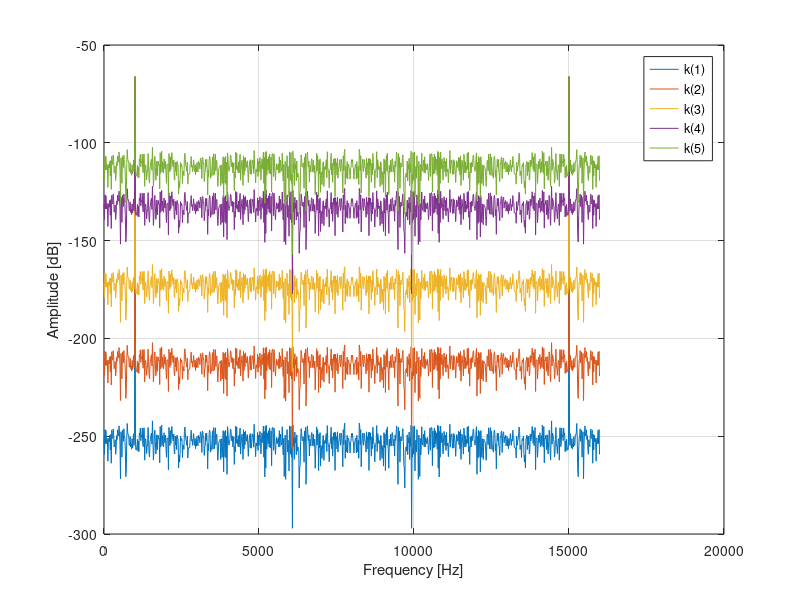

This figure's MATLAB source:
%% TARGET
% Plot the frequency response of the signal $x[n]$ by using the FFT
% function.
% 
% The parameters are:
% * x[n] = cos(2*pi*Fc*n*Ts) + k*w[n]
% * F_0 =  1 [kHz]
% * F_s = 16 [kHz]
% * k=[1e-8, 1e-6, 1e-4, 1e-2, 1e-1]
%
% *Suggestions*
%   1) FFT Function (https://it.mathworks.com/help/matlab/ref/fft.html)
% 
%       Y = fft(X) computes the discrete Fourier transform (DFT) of X using
%       a fast Fourier transform (FFT) algorithm.
%       * If X is a vector, then fft(X) returns the Fourier transform of
%         the vector.
%       * If X is a matrix, then fft(X) treats the columns of X as vectors
%         and returns
%         the Fourier transform of each column.
%       * If X is a multidimensional array, then fft(X) treats the values
%         along the first array dimension whose size does not equal 1 as
%         vectors and returns the Fourier transform of each vector.
%
% 

%% Clear everything
clc;        % 'clc' cleras all the text from the Command Window
clear;      % 'clear' removes all variables from the current workspace
close all;  % 'close all' deletes all figures whose handles are not hidden.

%% Parameters
len = 2^10;
F0 = 1e3;
Fs = 16e3;
Ts = 1/Fs;
k=[1e-8, 1e-6, 1e-4, 1e-2, 1e-1];

%% Exercise
x = cos(2*pi*F0/Fs*(0:len-1)).';    % It is a column
w = randn(len,1);                   % Size: (Row,Col) = (1024,1)

% Initialization of the matrix X. The latter contains the signal x plus
% noise with different values of k.
X = zeros(len, length(k));          % Size: (Row,Col) = (1024,5)

for i=1:length(k)
    X(:,i) = x + k(i) * w;
end

% When the fft function processes an array, fft is evaluated for each
% column.
Xf = fft(X)/size(X,1);              % Size: (Row,Col) = (1024,5)
Xf_abs = abs(Xf)/len;
Xf_abs_dB = mag2db(Xf_abs);

%% Figure

% Frequency vector for the plot
f_ax = (0:len-1)/len * Fs;

figure
plot(f_ax, Xf_abs_dB)
grid on
legend('k(1)','k(2)','k(3)','k(4)','k(5)')
xlabel('Frequency [Hz]')
ylabel('Amplitude [dB]')
